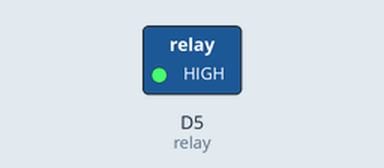
Recording of a sketch running on a simulated ESP8266 (NodeMCU). Parts: switched loads named in the sketch (green lamp = pin HIGH).

Above: at 2.5 s.
At 7.5 s:
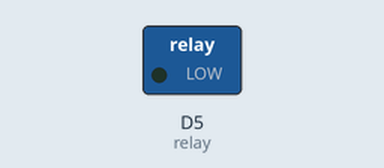
Timing chart, 0 to 13.0 s (numbered marks = the images above):
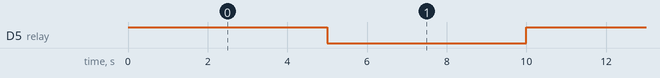

Measured:
- by itself, D5 (relay): alternates HIGH for 5.0 s and LOW for 5.0 s

The sketch:

test_relay.ino
```cpp
const int relay = D5;

void setup() {
  Serial.begin(115200);
  pinMode( relay, OUTPUT);

}

void loop() {
  //Normally open configuration, send LOW signal to let current flow
  //If you are using normally closed configuration send HIGH signal
  digitalWrite(relay, HIGH);
  Serial.printIn("Current Flowing");
  delay(5000);

  //Normally open configuration, send HIGH signal to stop current flow
  //If you are using normally closed configuration send LOW signal
  digitalWrite(relay, LOW);
  Serial.printIn("Current not Flowing");
  delay(5000);
}
```
